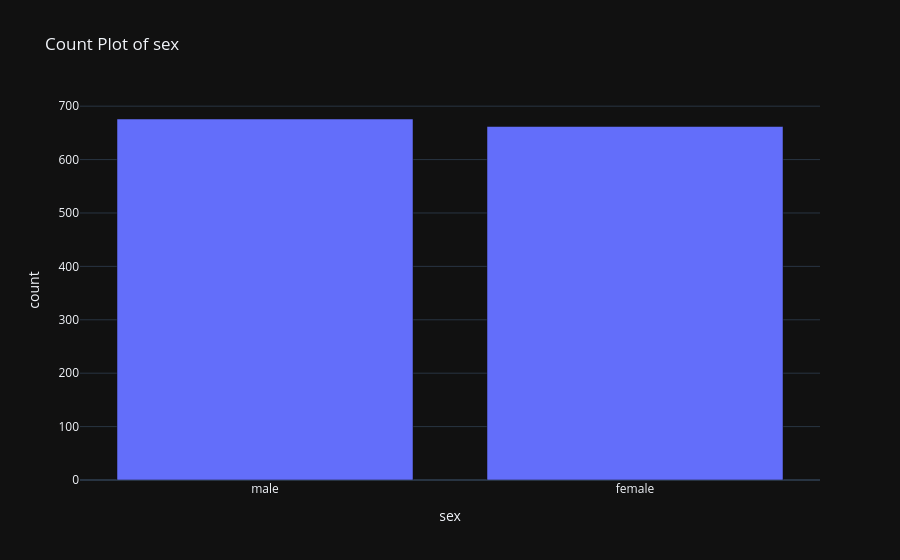
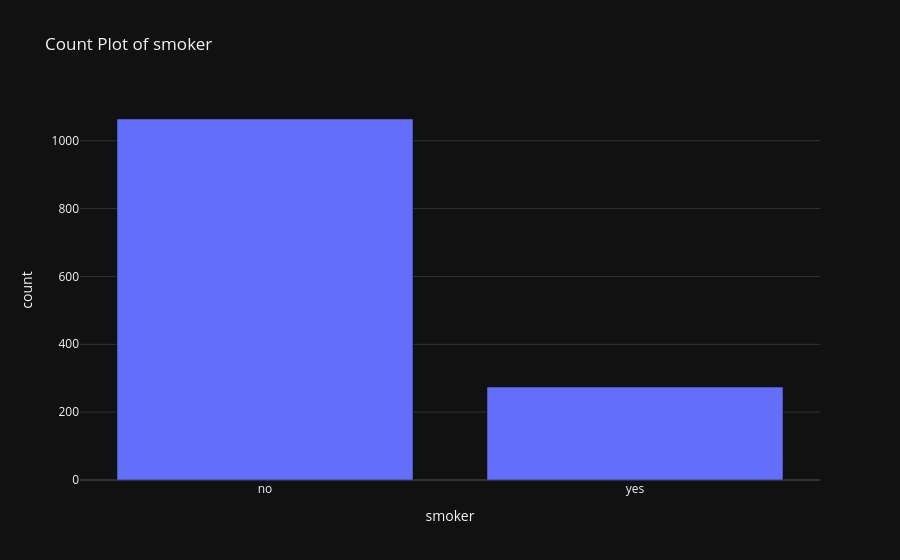
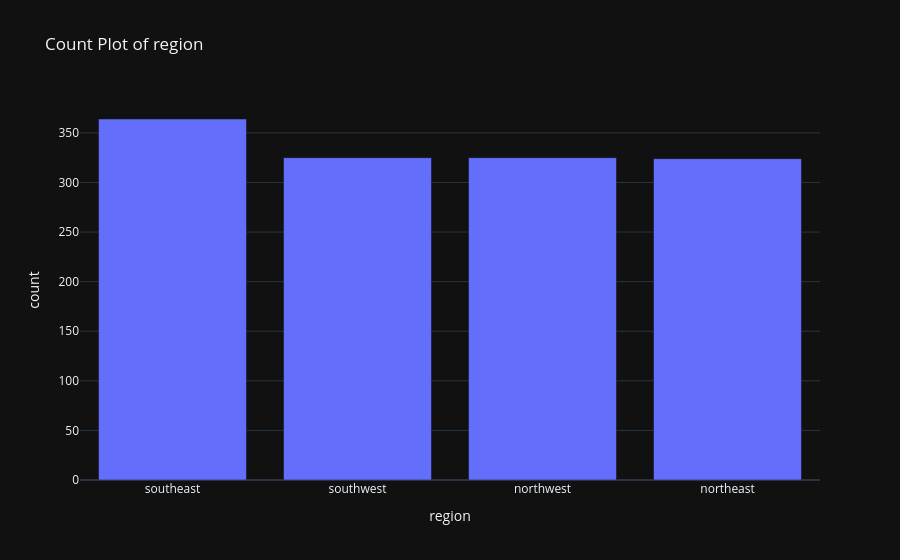

Notebook code cell kept with these figures, in order:
### Code cell
#univariate analysis for categorical columns
for col in cat_cols:
    # Count plot (bar chart)
    value_counts = df[col].value_counts().reset_index()
    value_counts.columns = [col, "count"]

    fig_bar = px.bar(
        value_counts,
        x=col,
        y="count",
        title=f"Count Plot of {col}"
    )
    fig_bar.show()

### Figure 1 — Plotly figure (JSON) as saved in the notebook; plotly's stock layout.template omitted (floating-point values rounded to 4 significant figures)
{"data": [{"hovertemplate": "sex=%{x}<br>count=%{y}<extra></extra>", "legendgroup": "", "marker": {"color": "#636efa", "pattern": {"shape": ""}}, "name": "", "orientation": "v", "showlegend": false, "textposition": "auto", "x": ["male", "female"], "xaxis": "x", "y": [676, 662], "yaxis": "y", "type": "bar"}], "layout": {"xaxis": {"anchor": "y", "domain": [0.0, 1.0], "title": {"text": "sex"}}, "yaxis": {"anchor": "x", "domain": [0.0, 1.0], "title": {"text": "count"}}, "legend": {"tracegroupgap": 0}, "title": {"text": "Count Plot of sex"}, "barmode": "relative"}}

### Figure 2 — Plotly figure (JSON) as saved in the notebook; plotly's stock layout.template omitted (floating-point values rounded to 4 significant figures)
{"data": [{"hovertemplate": "smoker=%{x}<br>count=%{y}<extra></extra>", "legendgroup": "", "marker": {"color": "#636efa", "pattern": {"shape": ""}}, "name": "", "orientation": "v", "showlegend": false, "textposition": "auto", "x": ["no", "yes"], "xaxis": "x", "y": [1064, 274], "yaxis": "y", "type": "bar"}], "layout": {"xaxis": {"anchor": "y", "domain": [0.0, 1.0], "title": {"text": "smoker"}}, "yaxis": {"anchor": "x", "domain": [0.0, 1.0], "title": {"text": "count"}}, "legend": {"tracegroupgap": 0}, "title": {"text": "Count Plot of smoker"}, "barmode": "relative"}}

### Figure 3 — Plotly figure (JSON) as saved in the notebook; plotly's stock layout.template omitted (floating-point values rounded to 4 significant figures)
{"data": [{"hovertemplate": "region=%{x}<br>count=%{y}<extra></extra>", "legendgroup": "", "marker": {"color": "#636efa", "pattern": {"shape": ""}}, "name": "", "orientation": "v", "showlegend": false, "textposition": "auto", "x": ["southeast", "southwest", "northwest", "northeast"], "xaxis": "x", "y": [364, 325, 325, 324], "yaxis": "y", "type": "bar"}], "layout": {"xaxis": {"anchor": "y", "domain": [0.0, 1.0], "title": {"text": "region"}}, "yaxis": {"anchor": "x", "domain": [0.0, 1.0], "title": {"text": "count"}}, "legend": {"tracegroupgap": 0}, "title": {"text": "Count Plot of region"}, "barmode": "relative"}}
